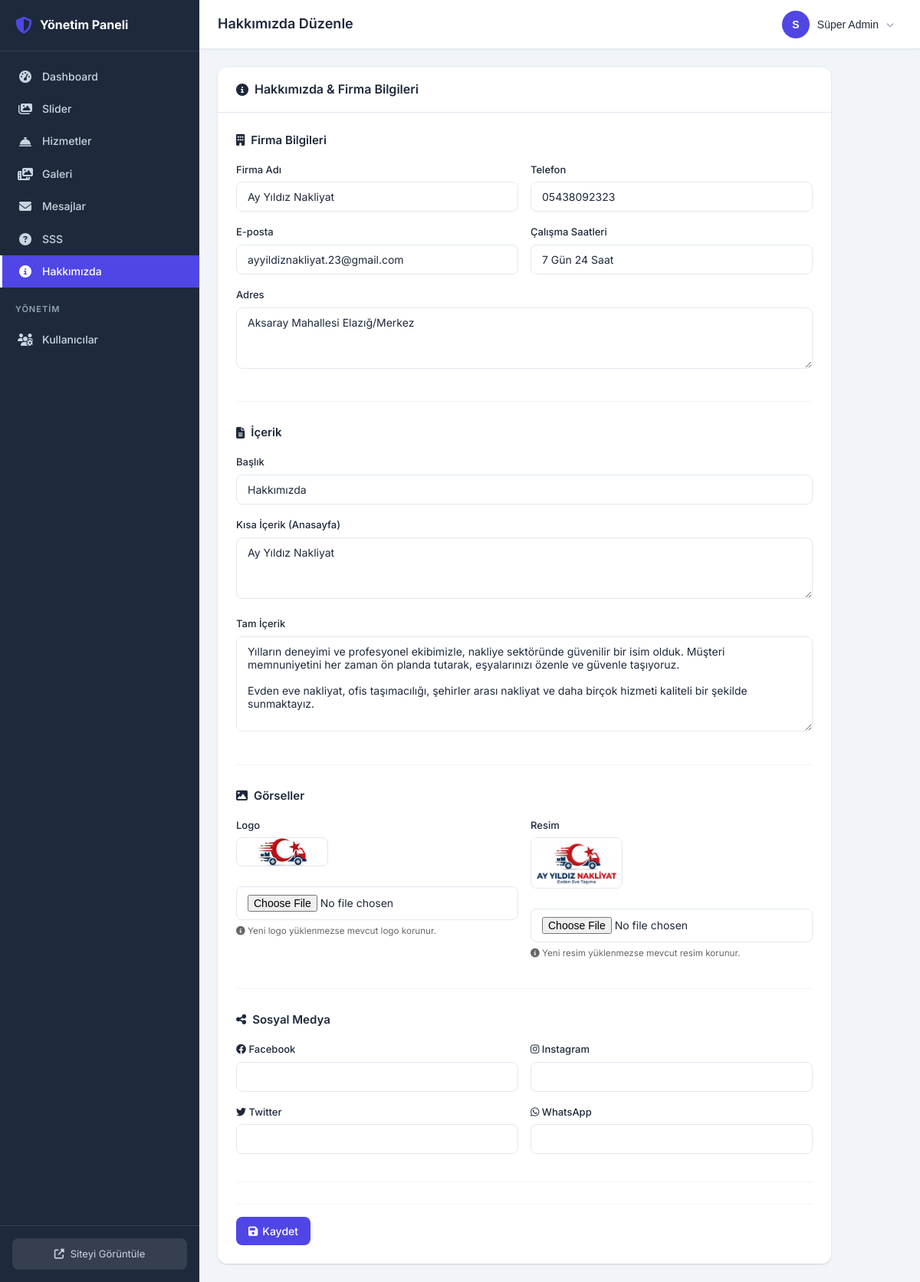
Screenshot of /gizli-yonetim-x7c8v9/about/ (signed in) with the database file from the repository.
### custom_admin/models.py (models this page shows, shortened)
class AdminUser(models.Model):
    ROLE_CHOICES = [
        ('superadmin', 'Süper Admin'),
        ('admin', 'Admin'),
    ]
    id = models.UUIDField(primary_key=True, default=uuid.uuid4, editable=False)
    username = models.CharField(max_length=50, unique=True, verbose_name="Kullanıcı Adı")
    password_hash = models.CharField(max_length=256, verbose_name="Şifre Hash")
    email = models.EmailField(blank=True, verbose_name="E-posta")
    first_name = models.CharField(max_length=100, blank=True, verbose_name="Ad")
    last_name = models.CharField(max_length=100, blank=True, verbose_name="Soyad")
    role = models.CharField(max_length=20, choices=ROLE_CHOICES, default='admin', verbose_name="Rol")
    is_active = models.BooleanField(default=True, verbose_name="Aktif")
    created_at = models.DateTimeField(auto_now_add=True, verbose_name="Oluşturulma Tarihi")
    updated_at = models.DateTimeField(auto_now=True, verbose_name="Güncellenme Tarihi")
    last_login = models.DateTimeField(null=True, blank=True, verbose_name="Son Giriş")
    can_manage_sliders = models.BooleanField(default=True, verbose_name="Slider Yönetimi")
    can_manage_services = models.BooleanField(default=True, verbose_name="Hizmet Yönetimi")
    can_manage_gallery = models.BooleanField(default=True, verbose_name="Galeri Yönetimi")
    can_manage_messages = models.BooleanField(default=True, verbose_name="Mesaj Yönetimi")
    can_manage_faq = models.BooleanField(default=True, verbose_name="SSS Yönetimi")
    can_manage_about = models.BooleanField(default=True, verbose_name="Hakkımızda Yönetimi")
    class Meta:
        verbose_name = "Admin Kullanıcı"
        verbose_name_plural = "Admin Kullanıcılar"
        ordering = ['-created_at']
    @property
    def is_superadmin(self):
        return self.role == 'superadmin'
    @property
    def full_name(self):
        name = f"{self.first_name} {self.last_name}".strip()
        return name or self.username
    def has_permission(self, permission_name):
        if self.is_superadmin:
            return True
        return getattr(self, permission_name, False)

### core/models.py (models this page shows, shortened)
class AboutUs(models.Model):
    title = models.CharField(max_length=200, verbose_name="Başlık")
    short_content = models.TextField(verbose_name="Kısa İçerik (Anasayfa için)", max_length=500)
    full_content = models.TextField(verbose_name="Tam İçerik")
    image = models.ImageField(upload_to='about/', verbose_name="Resim", blank=True, null=True)
    logo = models.ImageField(upload_to='logo/', verbose_name="Logo", blank=True, null=True)
    company_name = models.CharField(max_length=200, verbose_name="Firma Adı", default="Nakliye Firması")
    phone = models.CharField(max_length=20, verbose_name="Telefon", blank=True)
    email = models.EmailField(verbose_name="E-Mail", blank=True)
    address = models.TextField(verbose_name="Adres", blank=True)
    working_hours = models.CharField(max_length=100, verbose_name="Çalışma Saatleri", blank=True)
    facebook = models.URLField(blank=True, verbose_name="Facebook")
    instagram = models.URLField(blank=True, verbose_name="Instagram")
    twitter = models.URLField(blank=True, verbose_name="Twitter")
    whatsapp = models.CharField(max_length=20, blank=True, verbose_name="WhatsApp")
    class Meta:
        verbose_name = "Hakkımızda"
        verbose_name_plural = "Hakkımızda"

### custom_admin/views.py (the view)
# urls.py: path('about/', views.about_edit, name='about_edit'),
@admin_login_required
@permission_required('can_manage_about')
@csrf_protect
def about_edit(request):
    about = AboutUs.objects.first()
    if request.method == 'POST':
        if about:
            form = AboutUsForm(request.POST, request.FILES, instance=about)
        else:
            form = AboutUsForm(request.POST, request.FILES)
        if form.is_valid():
            form.save()
            messages.success(request, 'Hakkımızda bilgileri güncellendi.')
            return redirect('custom_admin:about_edit')
    else:
        form = AboutUsForm(instance=about) if about else AboutUsForm()
    return render(request, 'custom_admin/about/form.html', {
        'form': form,
        'about': about,
        'admin_user': request.admin_user,
    })

### custom_admin/context_processors.py (called while the page is built)
def admin_context(request):
    context = {}
    if hasattr(request, 'admin_user'):
        context['unread_count'] = ContactMessage.objects.filter(is_read=False).count()
    return context

### custom_admin/templates/custom_admin/about/form.html (shortened to what this page needs)
{% extends "custom_admin/base.html" %}
{% block page_title %}Hakkımızda Düzenle{% endblock %}
{% block content %}
<div class="card" style="max-width: 800px;">
    <div class="card-header">
        <h2><i class="fas fa-info-circle"></i> Hakkımızda & Firma Bilgileri</h2>
    </div>
    <div class="card-body">
        <form method="post" enctype="multipart/form-data">
            <div class="form-section">
                <h3><i class="fas fa-building"></i> Firma Bilgileri</h3>
                <div class="form-row">
                    <div class="form-group col-6">
                        <label>Firma Adı</label>
                        {{ form.company_name }}
                    </div>
                    <div class="form-group col-6">
                        <label>Telefon</label>
                        {{ form.phone }}
                    </div>
                </div>
                <div class="form-row">
                    <div class="form-group col-6">
                        <label>E-posta</label>
                        {{ form.email }}
                    </div>
                    <div class="form-group col-6">
                        <label>Çalışma Saatleri</label>
                        {{ form.working_hours }}
                    </div>
                </div>
                <div class="form-group">
                    <label>Adres</label>
                    {{ form.address }}
                </div>
            </div>
            <div class="form-section">
                <h3><i class="fas fa-file-alt"></i> İçerik</h3>
                <div class="form-group">
                    <label>Başlık</label>
                    {{ form.title }}
                </div>
                <div class="form-group">
                    <label>Kısa İçerik (Anasayfa)</label>
                    {{ form.short_content }}
                </div>
                <div class="form-group">
                    <label>Tam İçerik</label>
                    {{ form.full_content }}
                </div>
            </div>
            <div class="form-section">
                <h3><i class="fas fa-image"></i> Görseller</h3>
                <div class="form-row">
                    <div class="form-group col-6">
                        <label>Logo</label>
                        {% if about and about.logo %}
                        <div class="current-image small">
                            <img src="{{ about.logo.url }}" alt="Logo" class="preview-image-small">
                        </div>
                        {% endif %}
                        {{ form.logo }}
                        <small style="color: #666; display: block; margin-top: 5px;">
                            <i class="fas fa-info-circle"></i> Yeni logo yüklenmezse mevcut logo korunur.
                        </small>
                    </div>
                    <div class="form-group col-6">
                        <label>Resim</label>
                        {% if about and about.image %}
                        <div class="current-image small">
                            <img src="{{ about.image.url }}" alt="Resim" class="preview-image-small">
                        </div>
                        {% endif %}
                        {{ form.image }}
                        <small style="color: #666; display: block; margin-top: 5px;">
                            <i class="fas fa-info-circle"></i> Yeni resim yüklenmezse mevcut resim korunur.
                        </small>
                    </div>
                </div>
            </div>
            <div class="form-section">
                <h3><i class="fas fa-share-alt"></i> Sosyal Medya</h3>
                <div class="form-row">
                    <div class="form-group col-6">
                        <label><i class="fab fa-facebook"></i> Facebook</label>
                        {{ form.facebook }}
                    </div>
                    <div class="form-group col-6">
                        <label><i class="fab fa-instagram"></i> Instagram</label>
                        {{ form.instagram }}
                    </div>
                </div>
                <div class="form-row">
                    <div class="form-group col-6">
                        <label><i class="fab fa-twitter"></i> Twitter</label>
                        {{ form.twitter }}
                    </div>
                    <div class="form-group col-6">
                        <label><i class="fab fa-whatsapp"></i> WhatsApp</label>
                        {{ form.whatsapp }}
                    </div>
                </div>
            </div>
            <div class="form-actions">
                <button type="submit" class="btn btn-primary">
                    <i class="fas fa-save"></i> Kaydet
                </button>
            </div>
        </form>
    </div>
</div>
{% endblock %}

### custom_admin/templates/custom_admin/base.html (shortened to what this page needs)
{% load static %}
<!DOCTYPE html>
<html lang="tr" data-theme="light">
<head>
    <link rel="stylesheet" href="https://cdnjs.cloudflare.com/ajax/libs/font-awesome/6.4.0/css/all.min.css">
    <link rel="stylesheet" href="{% static 'custom_admin/css/admin.css' %}">
</head>
<body>
    <div class="admin-wrapper">
        <aside class="sidebar" id="sidebar">
            <div class="sidebar-header">
                <div class="sidebar-logo">
                    <i class="fas fa-shield-alt"></i>
                    <span>Yönetim Paneli</span>
                </div>
            </div>
            <nav class="sidebar-nav">
                <ul>
                    <li>
                        <a href="{% url 'custom_admin:dashboard' %}" class="{% if request.resolver_match.url_name == 'dashboard' %}active{% endif %}">
                            <i class="fas fa-tachometer-alt"></i>
                            <span>Dashboard</span>
                        </a>
                    </li>
                    {% if admin_user.has_permission.can_manage_sliders or admin_user.is_superadmin %}
                    <li>
                        <a href="{% url 'custom_admin:slider_list' %}" class="{% if 'slider' in request.resolver_match.url_name %}active{% endif %}">
                            <i class="fas fa-images"></i>
                            <span>Slider</span>
                        </a>
                    </li>
                    {% endif %}
                    {% if admin_user.has_permission.can_manage_services or admin_user.is_superadmin %}
                    <li>
                        <a href="{% url 'custom_admin:service_list' %}" class="{% if 'service' in request.resolver_match.url_name %}active{% endif %}">
                            <i class="fas fa-concierge-bell"></i>
                            <span>Hizmetler</span>
                        </a>
                    </li>
                    {% endif %}
                    {% if admin_user.has_permission.can_manage_gallery or admin_user.is_superadmin %}
                    <li>
                        <a href="{% url 'custom_admin:gallery_list' %}" class="{% if 'gallery' in request.resolver_match.url_name %}active{% endif %}">
                            <i class="fas fa-photo-video"></i>
                            <span>Galeri</span>
                        </a>
                    </li>
                    {% endif %}
                    {% if admin_user.has_permission.can_manage_messages or admin_user.is_superadmin %}
                    <li>
                        <a href="{% url 'custom_admin:message_list' %}" class="{% if 'message' in request.resolver_match.url_name %}active{% endif %}">
                            <i class="fas fa-envelope"></i>
                            <span>Mesajlar</span>
                        </a>
                    </li>
                    {% endif %}
                    {% if admin_user.has_permission.can_manage_faq or admin_user.is_superadmin %}
                    <li>
                        <a href="{% url 'custom_admin:faq_list' %}" class="{% if 'faq' in request.resolver_match.url_name %}active{% endif %}">
                            <i class="fas fa-question-circle"></i>
                            <span>SSS</span>
                        </a>
                    </li>
                    {% endif %}
                    {% if admin_user.has_permission.can_manage_about or admin_user.is_superadmin %}
                    <li>
                        <a href="{% url 'custom_admin:about_edit' %}" class="{% if 'about' in request.resolver_match.url_name %}active{% endif %}">
                            <i class="fas fa-info-circle"></i>
                            <span>Hakkımızda</span>
                        </a>
                    </li>
                    {% endif %}
                    {% if admin_user.is_superadmin %}
                    <li class="nav-divider">
                        <span>YÖNETİM</span>
                    </li>
                    <li>
                        <a href="{% url 'custom_admin:user_list' %}" class="{% if 'user' in request.resolver_match.url_name %}active{% endif %}">
                            <i class="fas fa-users-cog"></i>
                            <span>Kullanıcılar</span>
                        </a>
                    </li>
                    {% endif %}
                </ul>
            </nav>
            <div class="sidebar-footer">
                <a href="/" target="_blank" class="btn-site-view">
                    <i class="fas fa-external-link-alt"></i>
                    <span>Siteyi Görüntüle</span>
                </a>
            </div>
        </aside>
        <main class="main-content">
            <header class="topbar">
                <div class="topbar-left">
                    <h1 class="page-title">{% block page_title %}Dashboard{% endblock %}</h1>
                </div>
                <div class="topbar-right">
                    <div class="user-dropdown" id="userDropdown">
                        <button class="user-dropdown-toggle">
                            <div class="user-avatar">
                                {{ admin_user.username|first|upper }}
                            </div>
                            <span class="user-name">{{ admin_user.full_name }}</span>
                            <i class="fas fa-chevron-down"></i>
                        </button>
                    </div>
                </div>
            </header>
            <div class="content-area">
                {% block content %}{% endblock %}
            </div>
        </main>
    </div>
</body>
</html>

### rows the page displays
AdminUser: username|first "S", full_name "Süper Admin"
AboutUs: company_name "Ay Yıldız Nakliyat", phone "05438092323", email "ayyildiznakliyat.23@gmail.com", working_hours "7 Gün 24 Saat", address "Aksaray Mahallesi Elazığ/Merkez", title "Hakkımızda", short_content "Ay Yıldız Nakliyat", full_content "Yılların deneyimi ve profesyonel ekibimizle, nakliye sektöründe güvenilir bir isim olduk. Müşteri memnuniyetini her zaman ön planda tutarak, eşyalarınızı özenle ve güvenle taşıyoruz. Evden eve nakliyat, ofis taşımacılığı, şehirler arası nakliyat ve daha birçok hizmeti kaliteli bir şekilde sunmaktayız.", logo (picture), image (picture)
